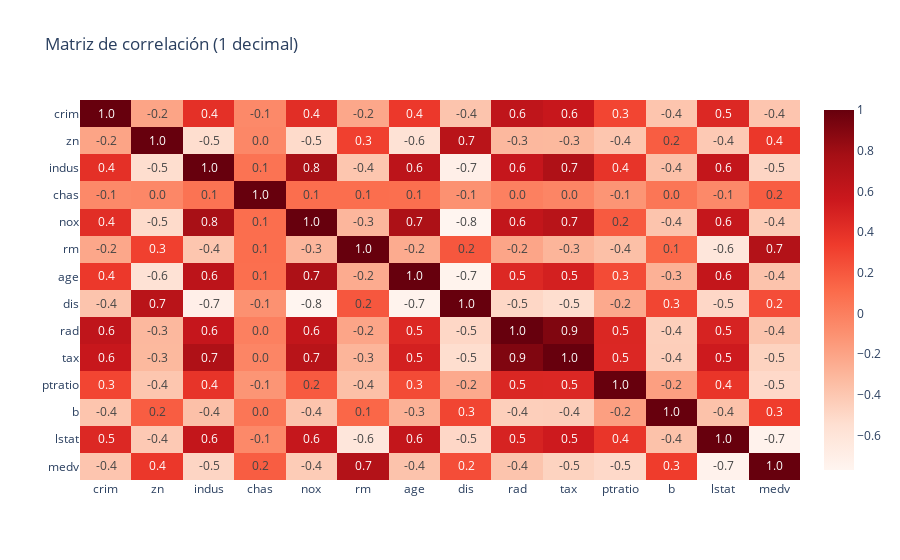

The notebook cell this image was saved under:
### Code cell
# Heatmap
df_numeric = df.select_dtypes(include=[float, int])
corr = df_numeric.corr()

fig = px.imshow(
    corr,
    text_auto=".1f",   
    aspect="auto",
    title="Matriz de correlación (1 decimal)",
    color_continuous_scale="Reds"
)
fig.show()

### Figure 1 — Plotly figure (JSON) as saved in the notebook; plotly's stock layout.template omitted (floating-point values rounded to 4 significant figures; data arrays with more than 128 entries replaced by an {"elided": "..."} marker saying what was removed)
{"data": [{"coloraxis": "coloraxis", "hovertemplate": "x: %{x}<br>y: %{y}<br>color: %{z}<extra></extra>", "name": "0", "texttemplate": "%{z:.1f}", "type": "heatmap", "x": ["crim", "zn", "indus", "chas", "nox", "rm", "age", "dis", "rad", "tax", "ptratio", "b", "lstat", "medv"], "xaxis": "x", "y": ["crim", "zn", "indus", "chas", "nox", "rm", "age", "dis", "rad", "tax", "ptratio", "b", "lstat", "medv"], "yaxis": "y", "z": {"elided": "14x14 float values"}}], "layout": {"coloraxis": {"colorscale": [[0, "rgb(255,245,240)"], [0.125, "rgb(254,224,210)"], [0.25, "rgb(252,187,161)"], [0.375, "rgb(252,146,114)"], [0.5, "rgb(251,106,74)"], [0.625, "rgb(239,59,44)"], [0.75, "rgb(203,24,29)"], [0.875, "rgb(165,15,21)"], [1, "rgb(103,0,13)"]]}, "title": {"text": "Matriz de correlación (1 decimal)"}, "xaxis": {"anchor": "y", "domain": [0, 1]}, "yaxis": {"anchor": "x", "autorange": "reversed", "domain": [0, 1]}}}
